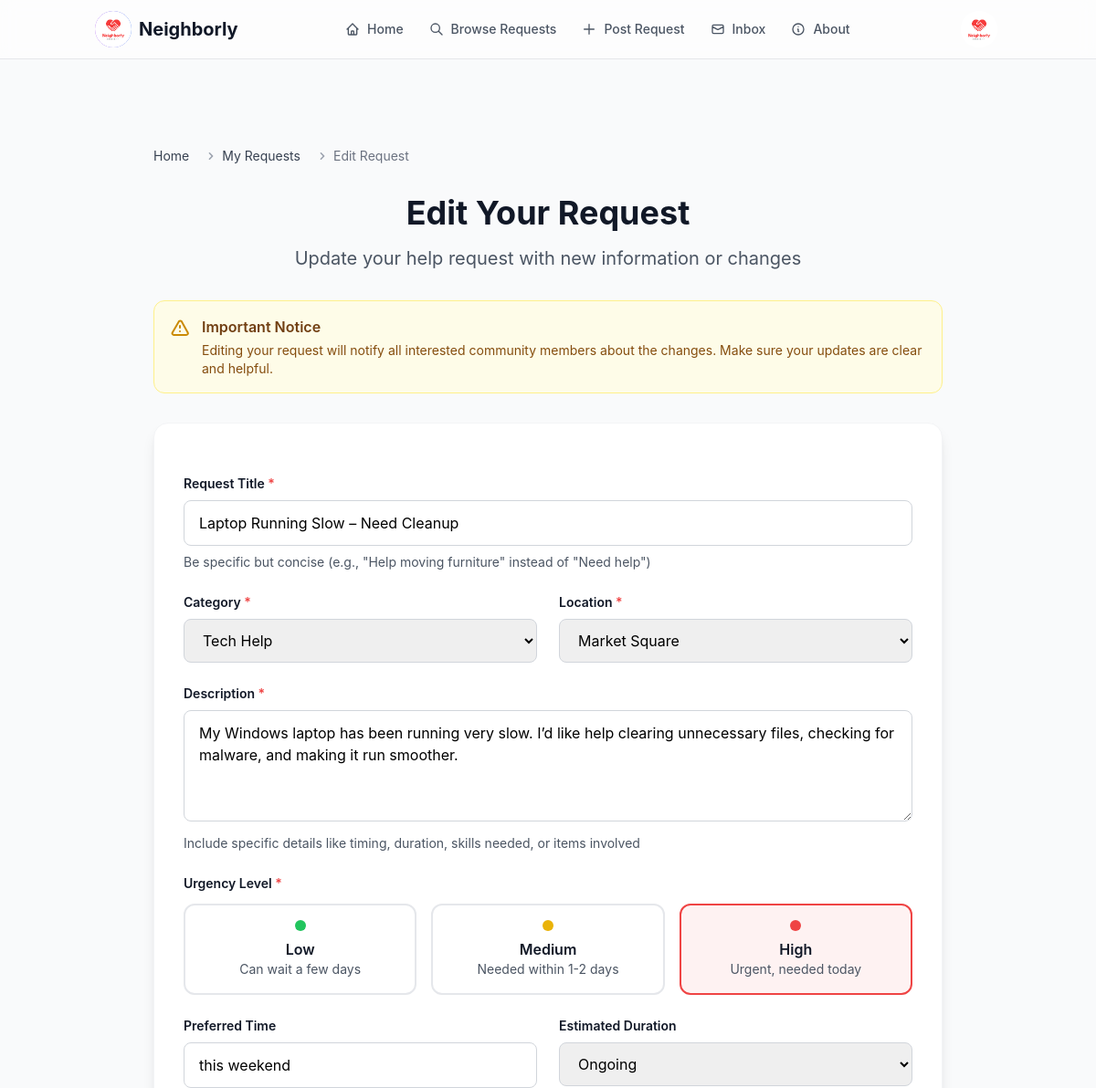
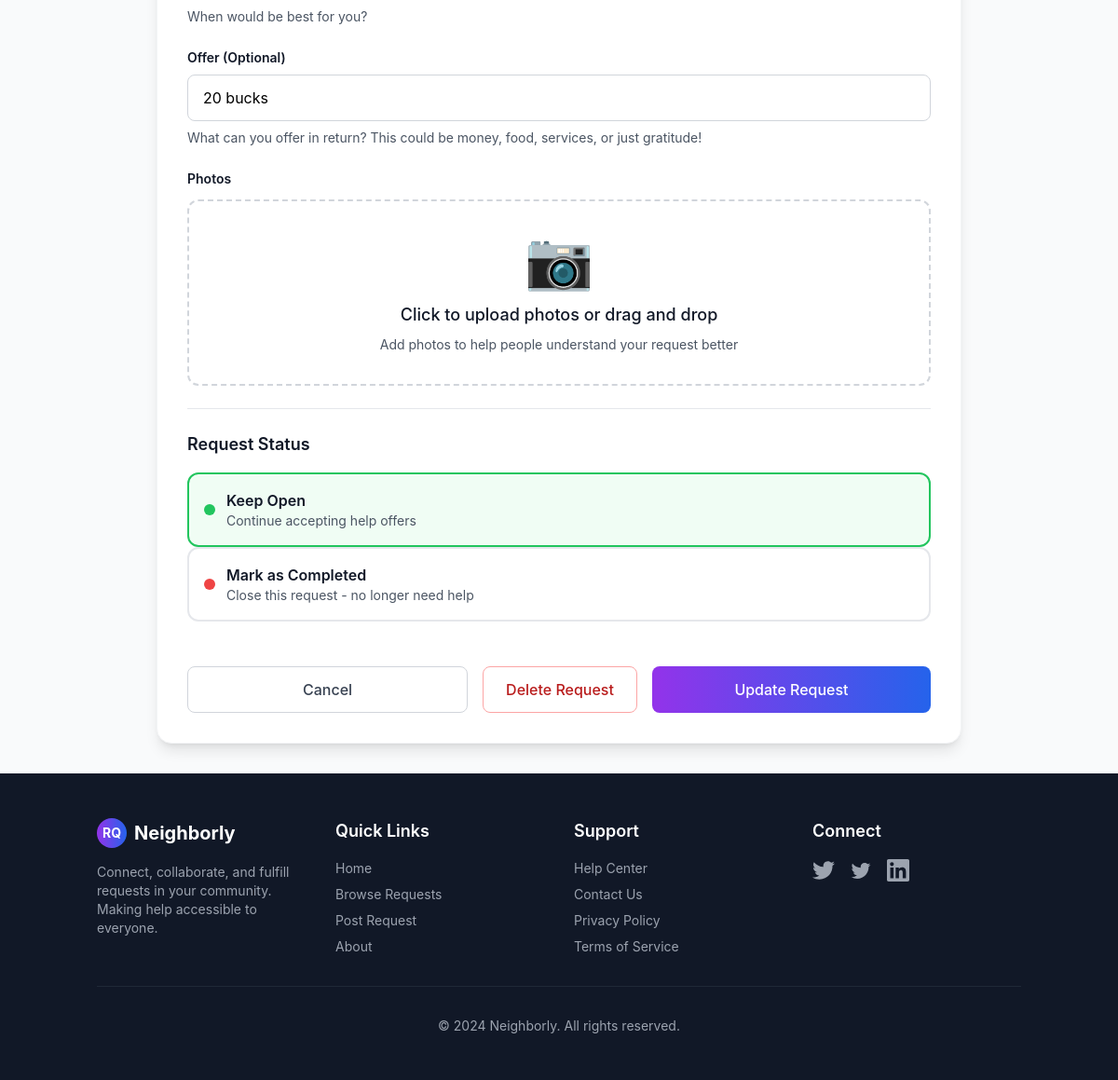
/edit/5 (signed in), run on the app's committed database (2 pictures, top to bottom).
### aid/models.py (models this page shows, shortened)
class Request(models.Model):
    STATUS_CHOICES = [
        ('open', 'Open'),
        ('in_progress', 'In Progress'),
        ('completed', 'Completed'),
        ('cancelled', 'Cancelled'),
    ]
    URGENCY_CHOICES = [
        ('low', 'Low'),
        ('medium', 'Medium'),
        ('high', 'High'),
    ]
    title = models.CharField(max_length=200)
    category = ForeignKey('Category', on_delete=models.CASCADE)
    location = ForeignKey('aid.Location', on_delete=models.CASCADE)
    description = models.TextField()
    urgency_level = models.CharField(max_length=50, choices=URGENCY_CHOICES, default='medium')
    preferred_time = models.CharField(max_length=50, blank=True, null=True)
    estimated_duration = models.CharField(max_length=50, blank=True, null=True)
    skills = models.CharField(max_length=50, blank=True, null=True)
    offer = models.TextField(blank=True, null=True)
    photo = models.ImageField(upload_to='requests_pictures/', blank=True, null=True)
    author = models.ForeignKey(settings.AUTH_USER_MODEL, on_delete=models.CASCADE)
    time_posted = models.DateTimeField(auto_now_add=True)
    status = models.CharField(max_length=20, choices=STATUS_CHOICES, default='open')

### aid/views.py (the view, shortened to what this page needs)
# urls.py: path('edit/<int:request_id>', edit_request, name='edit_request'),
@login_required
def edit_request(request, request_id):
    req = get_object_or_404(Request, id=request_id, author=request.user)
    categories = Category.objects.all()
    locations = Location.objects.all()
    context = {
        'request': req,
        'categories': categories,
        'locations': locations,
    }
    return render(request, 'aid/edit_request.html', context)

### aid/templates/aid/edit_request.html (shortened to what this page needs)
{% extends "aid/base.html" %}
{% load static %}
{% block content %}
<main class="py-8">
    <div class="container mx-auto px-4 max-w-4xl">
        <div class="mb-6">
            <nav class="flex mb-8 text-sm" aria-label="Breadcrumb">
                <ol class="inline-flex items-center space-x-1 md:space-x-3">
                    <li class="inline-flex items-center">
                        <a href="{% url 'aid:home' %}" class="text-gray-700 hover:text-purple-600 transition-colors">Home</a>
                    </li>
                    <li>
                        <div class="flex items-center">
                            <svg class="w-4 h-4 text-gray-400 mx-1" fill="currentColor" viewBox="0 0 20 20">
                                <path fill-rule="evenodd" d="M7.293 14.707a1 1 0 010-1.414L10.586 10 7.293 6.707a1 1 0 011.414-1.414l4 4a1 1 0 010 1.414l-4 4a1 1 0 01-1.414 0z" clip-rule="evenodd"></path>
                            </svg>
                            <a href="{% url 'aid:my_requests' %}" class="text-gray-700 hover:text-purple-600 transition-colors">My Requests</a>
                        </div>
                    </li>
                    <li>
                        <div class="flex items-center">
                            <svg class="w-4 h-4 text-gray-400 mx-1" fill="currentColor" viewBox="0 0 20 20">
                                <path fill-rule="evenodd" d="M7.293 14.707a1 1 0 010-1.414L10.586 10 7.293 6.707a1 1 0 011.414-1.414l4 4a1 1 0 010 1.414l-4 4a1 1 0 01-1.414 0z" clip-rule="evenodd"></path>
                            </svg>
                            <span class="text-gray-500">Edit Request</span>
                        </div>
                    </li>
                </ol>
            </nav>
        </div>
        <div class="text-center mb-8">
            <h1 class="text-3xl md:text-4xl font-bold text-gray-900 mb-4">Edit Your Request</h1>
            <p class="text-xl text-gray-600 max-w-2xl mx-auto">
                Update your help request with new information or changes
            </p>
        </div>
        <div class="bg-yellow-50 border border-yellow-200 rounded-xl p-4 mb-8">
            <div class="flex items-start">
                <div>
                    <h3 class="font-semibold text-yellow-900 mb-1">Important Notice</h3>
                    <p class="text-yellow-800 text-sm">Editing your request will notify all interested community members about the changes. Make sure your updates are clear and helpful.</p>
                </div>
            </div>
        </div>
        <div class="bg-white rounded-2xl shadow-lg border border-gray-100 p-8">
            <form id="edit-request-form" method="POST" enctype="multipart/form-data" class="space-y-6">
                <div class="space-y-2">
                    <label for="title" class="block text-sm font-semibold text-gray-900">
                        Request Title <span class="text-red-500">*</span>
                    </label>
                    <input type="text" id="title" name="title" maxlength="100" required value="{{ request.title }}"
                           class="w-full px-4 py-3 border border-gray-300 rounded-lg focus:ring-2 focus:ring-purple-500 focus:border-transparent transition-colors"
                           placeholder="Brief, clear title for your request">
                    <p class="text-sm text-gray-600">Be specific but concise (e.g., "Help moving furniture" instead of "Need help")</p>
                </div>
                <div class="grid grid-cols-1 md:grid-cols-2 gap-6">
                    <div class="space-y-2">
                        <label for="category" class="block text-sm font-semibold text-gray-900">
                            Category <span class="text-red-500">*</span>
                        </label>
                        <select id="category" name="category" required
                                class="w-full px-4 py-3 border border-gray-300 rounded-lg focus:ring-2 focus:ring-purple-500 focus:border-transparent transition-colors">
                            {% for category in categories %}
                                {%if category.name == request.category.name%}
                                    <option value="{{ category.id }}" selected>{{ category.name }}</option>
                                {%else%}<option value="{{ category.id }}">{{ category.name }}</option>
                                {%endif%}
                            {% endfor %}
                        </select>
                    </div>
                    <div class="space-y-2">
                        <label for="location" class="block text-sm font-semibold text-gray-900">
                            Location <span class="text-red-500">*</span>
                        </label>
                        <select id="location" name="location" required
                                class="w-full px-4 py-3 border border-gray-300 rounded-lg focus:ring-2 focus:ring-purple-500 focus:border-transparent transition-colors">
                            {% for location in locations %}
                                {%if location.name == request.location.name%}
                                    <option value="{{ location.id }}" selected>{{ location.name }}</option>
                                {%else%}<option value="{{ location.id }}">{{ location.name }}</option>
                                {%endif%}
                            {% endfor %}
                        </select>
                    </div>
                </div>
                <div class="space-y-2">
                    <label for="description" class="block text-sm font-semibold text-gray-900">
                        Description <span class="text-red-500">*</span>
                    </label>
                    <textarea id="description" name="description" rows="4" required
                              class="w-full px-4 py-3 border border-gray-300 rounded-lg focus:ring-2 focus:ring-purple-500 focus:border-transparent transition-colors resize-y"
                              placeholder="Describe what you need help with, when, and any important details...">{{ request.description }}</textarea>
                    <p class="text-sm text-gray-600">Include specific details like timing, duration, skills needed, or items involved</p>
                </div>
                <div class="space-y-3">
                    <label class="block text-sm font-semibold text-gray-900">
                        Urgency Level <span class="text-red-500">*</span>
                    </label>
                    <div class="grid grid-cols-1 md:grid-cols-3 gap-4">
                        <label class="relative">
                            <div class="p-4 border-2 border-gray-200 rounded-xl cursor-pointer transition-all peer-checked:border-green-500 peer-checked:bg-green-50 hover:border-green-300 no-auto-delete">
                                <div class="flex items-center justify-center mb-2">
                                    <div class="w-3 h-3 bg-green-500 rounded-full"></div>
                                </div>
                                <div class="text-center">
                                    <div class="font-semibold text-gray-900">Low</div>
                                    <div class="text-sm text-gray-600">Can wait a few days</div>
                                </div>
                            </div>
                        </label>
                        <label class="relative">
                            <div class="p-4 border-2 border-gray-200 rounded-xl cursor-pointer transition-all peer-checked:border-yellow-500 peer-checked:bg-yellow-50 hover:border-yellow-300 no-auto-delete">
                                <div class="flex items-center justify-center mb-2">
                                    <div class="w-3 h-3 bg-yellow-500 rounded-full"></div>
                                </div>
                                <div class="text-center">
                                    <div class="font-semibold text-gray-900">Medium</div>
                                    <div class="text-sm text-gray-600">Needed within 1-2 days</div>
                                </div>
                            </div>
                        </label>
                        <label class="relative">
                            <div class="p-4 border-2 border-gray-200 rounded-xl cursor-pointer transition-all peer-checked:border-red-500 peer-checked:bg-red-50 hover:border-red-300 no-auto-delete">
                                <div class="flex items-center justify-center mb-2">
                                    <div class="w-3 h-3 bg-red-500 rounded-full"></div>
                                </div>
                                <div class="text-center">
                                    <div class="font-semibold text-gray-900">High</div>
                                    <div class="text-sm text-gray-600">Urgent, needed today</div>
                                </div>
                            </div>
                        </label>
                    </div>
                </div>
                <div class="grid grid-cols-1 md:grid-cols-2 gap-6">
                    <div class="space-y-2">
                        <label for="preferred-time" class="block text-sm font-semibold text-gray-900">Preferred Time</label>
                        <input type="text" id="preferred-time" name="preferred-time" value="{{ request.preferred_time }}"
                               class="w-full px-4 py-3 border border-gray-300 rounded-lg focus:ring-2 focus:ring-purple-500 focus:border-transparent transition-colors"
                               placeholder="e.g., Weekday evenings, Saturday morning">
                        <p class="text-sm text-gray-600">When would be best for you?</p>
                    </div>
                    <div class="space-y-2">
                        <label for="duration" class="block text-sm font-semibold text-gray-900">Estimated Duration</label>
                        <select id="duration" name="duration"
                                class="w-full px-4 py-3 border border-gray-300 rounded-lg focus:ring-2 focus:ring-purple-500 focus:border-transparent transition-colors">
                            <option value="ongoing" {% if request.estimated_duration == "ongoing" %}selected{% endif %}>Ongoing</option>
                        </select>
                    </div>
                </div>
                <div class="space-y-2">
                    <label for="compensation" class="block text-sm font-semibold text-gray-900">Offer (Optional)</label>
                    <input type="text" id="compensation" name="compensation" value="{{ request.offer }}"
                           class="w-full px-4 py-3 border border-gray-300 rounded-lg focus:ring-2 focus:ring-purple-500 focus:border-transparent transition-colors"
                           placeholder="e.g., Home-baked cookies, $20, Trade for services">
                    <p class="text-sm text-gray-600">What can you offer in return? This could be money, food, services, or just gratitude!</p>
                </div>
                <div class="space-y-3">
                    <label class="block text-sm font-semibold text-gray-900">Photos</label>
                    <div class="photo-upload border-2 border-dashed border-gray-300 rounded-xl p-8 text-center hover:border-purple-400 transition-colors cursor-pointer" id="photo-upload">
                        <div class="text-6xl mb-4">📷</div>
                        <p class="text-lg font-medium text-gray-900 mb-2">
                            {% if request.photo %}Replace photo{% else %}Click to upload photos{% endif %} or drag and drop
                        </p>
                        <p class="text-sm text-gray-600">Add photos to help people understand your request better</p>
                    </div>
                </div>
                <div class="border-t border-gray-200 pt-6">
                    <h3 class="text-lg font-semibold text-gray-900 mb-4">Request Status</h3>
                    <div class="space-y-3">
                        <label class="relative">
                            <div class="p-4 border-2 border-gray-200 rounded-xl cursor-pointer transition-all peer-checked:border-green-500 peer-checked:bg-green-50 hover:border-green-300 flex items-center">
                                <div class="w-3 h-3 bg-green-500 rounded-full mr-3"></div>
                                <div>
                                    <div class="font-semibold text-gray-900">Keep Open</div>
                                    <div class="text-sm text-gray-600">Continue accepting help offers</div>
                                </div>
                            </div>
                        </label>
                        <label class="relative">
                            <div class="p-4 border-2 border-gray-200 rounded-xl cursor-pointer transition-all peer-checked:border-red-500 peer-checked:bg-red-50 hover:border-red-300 flex items-center">
                                <div class="w-3 h-3 bg-red-500 rounded-full mr-3"></div>
                                <div>
                                    <div class="font-semibold text-gray-900">Mark as Completed</div>
                                    <div class="text-sm text-gray-600">Close this request - no longer need help</div>
                                </div>
                            </div>
                        </label>
                    </div>
                </div>
                <div class="flex flex-col sm:flex-row gap-4 pt-6">
                    <a href="{% url 'aid:request_detail' request.id%}"
                       class="flex-1 px-6 py-3 border border-gray-300 text-gray-700 font-medium rounded-lg hover:bg-gray-50 transition-colors text-center">
                        Cancel
                    </a>
                    <button type="button" onclick="confirmDelete()"
                            class="px-6 py-3 border border-red-300 text-red-700 font-medium rounded-lg hover:bg-red-50 transition-colors">
                        Delete Request
                    </button>
                    <button type="submit"
                            class="flex-1 px-6 py-3 bg-gradient-to-r from-purple-600 to-blue-600 text-white font-medium rounded-lg hover:from-purple-700 hover:to-blue-700 btn-hover transition-all duration-300">
                        Update Request
                    </button>
                </div>
            </form>
        </div>
    </div>
</main>
{% endblock %}

### aid/templates/aid/base.html (style rules this page uses)
* { transition: background-color 0.2s ease, border-color 0.2s ease, color 0.2s ease; }

### data on the page
Request: title "Laptop Running Slow – Need Cleanup", description "My Windows laptop has been running very slow. I’d like help clearing unnecessary files, checking for malware, and making it run smoother.", preferred-time "this weekend", duration "Ongoing", compensation "20 bucks"

### other printed values
form field category "Tech Help"
form field location "Market Square"
